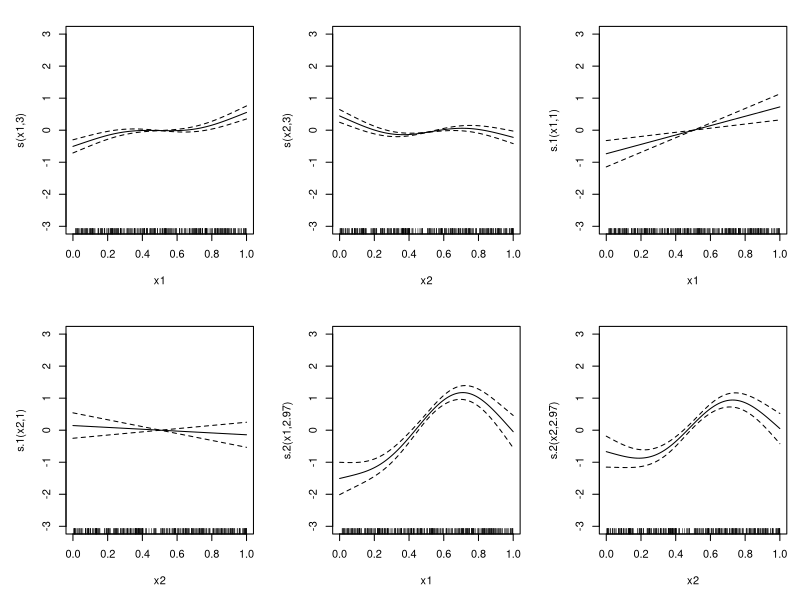
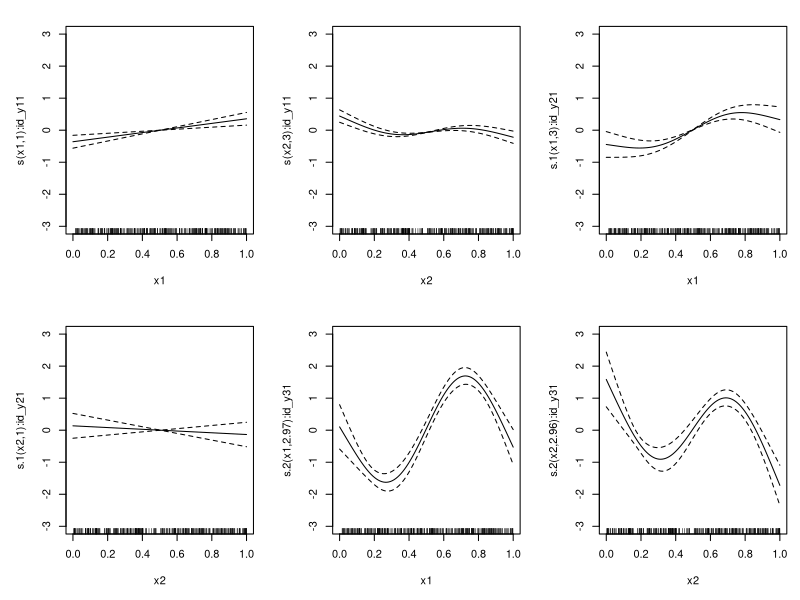

These figures' R source, in order:
#' ---
#' title: "Fitting multivariate outcome GAMs with missing outcome data"
#' author: "Noam Ross"
#' date: "`r Sys.Date()`"
#' output: github_document
#' ---

#' OK, I want to fit a model that has multiple continuous, correlated outcomes
#' as a multivariate normal using `mgcv::mvn`.  However, data from some of the
#' outcomes are missing.  This doc is an exploration of approaches for this.
#'
#'
#' First let's generate some data.  In this case make a data  framewith two input (x)
#' variables and 3 output (y) varibales, with y3 missing 90% of values.  My
#' data simulation function creates some random nonlinear functions with `approxfun()`
#' and a random covariance matrix for the outcome.  These can be retrieved as
#' attributes of the data later.
#'
#' <details>
#' <summary>(Hidden here are some data simulation functions)</summary>

# Generate a dataset with missing values from a multivariate normal distribution
# @param n number of observations
# @param nx number of x variables
# @param ny number of outcome variables
# @param shared_fns number of functions to share across outcome variables, up to nx (not used yet)
# @param x_range range of x values
# @param yrange range of y values
# @param k number of knots for each function
# @param coef_mat matrix of coefficients for each function, typically 1 or zero
# @param miss proportion of missing values for each outcome variable
# @param V covariance matrix for the outcome variables
# @param seed random seed
simulate_mvn_missing <- function(n = 300, nx = 2, ny = 3, x_range = c(0,1), yrange = c(0,1), k = 4,
                                 coef_mat = matrix(1, nx, ny), miss = c(0, 0, 0.2), shared_fns = 1,
                                 V = generate_cov_matrix(ny, scale = 1), seed = 0) {

  # Generate a series of nonlinear functions
  set.seed(seed)
  fns <- replicate(nx*ny, {
    x <- c(x_range[1], runif(k - 2, x_range[1], x_range[2]), x_range[2])
    y <- runif(1) + runif(1)*x + runif(k, yrange[1], yrange[2])
    splinefun(x = x, y = y, method = "fmm")
  })
  dim(fns) <- c(ny, nx)

  # Random X values
  x <- matrix(0, n, nx)
  set.seed(seed)
  for (i in seq_len(nx)) {
    x[,i] <- runif(n, x_range[1], x_range[2])
  }
  colnames(x) <- paste0("x", seq_len(nx))

  # Generate Y values
  y <- matrix(0,n,ny)
  for (i in seq_len(ny)) {
    for (j in seq_len(nx)) {
      y[,i] <- y[,i] + fns[i,j][[1]](x[,j])
    }

  }
  y <- y + mgcv::rmvn(n, mu = rep(0, ny), V = V)
  colnames(y) <- paste0("y", seq_len(ny))

  # Missing data
  y_miss <- y
  set.seed(seed)
  for (i in seq_len(ny)) {
    y_miss[sample(n, floor(n * miss[i])), i] <- NA
  }

  df <- as.data.frame(cbind(x, y_miss))
  attr(df, "true_V") <- V
  attr(df, "true_fns") <- fns
  attr(df, "true_data") <- as.data.frame(cbind(x, y))
  df
}

generate_cov_matrix <- function(dim, scale = 1) {
  U <- matrix(rnorm(dim^2), dim, dim)
  U[lower.tri(U)] <- 0

  # Ensure diagonal elements are positive
  diag(U) <- abs(diag(U)) + 1e-6  # Adding a small constant for numerical stability

  # Construct the covariance matrix
  covMatrix <- U %*% t(U) * scale
  return(covMatrix)
}
#' </details>

data <- simulate_mvn_missing(n = 300, miss = c(0,0,0.9), seed = 10, V = matrix(c(1,2,2,2,1,2,2,2,1), 3))

#' OK, first strategy.  Following the approach in `?mgcv::missing.data`, we
#' create new index variables that indicate whether the outcome is missing as
#' an ordered factor, and use `by=` in smooth terms.  In this case I also
#' center the outcome variables so we don't have to deal with intercepts.
xvars <- c("x1", "x2")
yvars = c("y1", "y2", "y3")
data_missing <- data  # The data we'll fit
data_full <- attr(data, "true_data")


ymeans <- numeric(length(yvars))
idvars <- character(length(yvars))
# Make ordered ID variables (0 = missing), center the outcome variables, and set missing values to zero
for (i in seq_along(yvars)) {
  yvar <- yvars[i]
  idvar <- paste0("id_", yvar)
  idvars[i] <- idvar
  # Center the outcome variables so we don't deal with intercepts, save the means
  ymeans[i] <- mean(data_missing[[yvar]], na.rm = TRUE)
  data_missing[[yvar]] <- data_missing[[yvar]] - ymeans[i]
  data_full[[yvar]] <- data_full[[yvar]] - ymeans[i]
  # Create indicate variables (id_*)as to whether to include an observation, as ordered factors
  # with 0 being missing and 1 being present
  data_missing[[idvar]] <- ordered(ifelse(is.na(data_missing[[yvar]]), 0, 1), levels = c("0", "1"))
  # Set missing values to zero
  data_missing[[yvar]][is.na(data_missing[[yvar]])] <- 0
}

# Create no-intercept formulas where all terms are conditional on the id value of the outcome
frms <- lapply(seq_along(yvars), function(i) {
  paste0(yvars[i], " ~ 0 + ", paste0("s(", xvars, ", by = ", idvars[i], ", k = 4)", collapse = " + ")) |>
    as.formula()
})

frms

# Create formulas for the full model without missing data or index terms
frms_full <- lapply(seq_along(yvars), function(i) {
  paste0(yvars[i], " ~ 0 + ", paste0("s(", xvars, ", k = 4)", collapse = " + ")) |>
    as.formula()
})

# Model with missing outcomes
mod_miss <- mgcv::gam(
  frms,
  family = mgcv::mvn(d = length(yvars)),
  data = data_missing,
  method = "REML"
)

# Full model
mod_full <- mgcv::gam(
  frms_full,
  family = mgcv::mvn(d = length(yvars)),
  data = data_full,
  method = "REML"
)

# Plot each model
plot(mod_full, pages = 1, shade = TRUE, ylim = c(-3, 3), xlim = c(0, 1))
plot(mod_miss, pages = 1, shade = TRUE, ylim = c(-3, 3), xlim = c(0, 1))

#' In `mod_miss`, in this case, the smooths are different than `mod_full` , and due to the correlation
#' it makes sense that they are different for more than just the last two, missing
#' smooths.  However, the scale of uncertainty is the same between the models,
#' Despite having 90% less data for `y3` in the missing model.
#'
#' I assume this is because in the current model the missing values are zero
#' and for the rows with missing data, the zero-intercept model is very good at
#' estimating a zero value!
#'
#' But the terms with `by=` seem to have variances estimated as if the had all
#' the values, rather than the few non-missing values. Is there a way to let the
#' smooth know that it's `n` value is 30 rather than 300?  This seems like it might
#' be able to be done by modifying the penalty matrix somehow.
#'
#' One option for getting around this could be, instead of replacing the missing
#' values with zeros, replacing them with random values with the same variance
#' as the non-missing values.  However, this would change the covariance between
#' the outcomes the model would estimate. (To be fair, I might be doing this already
#' by replacing them with zeros.). I'm interested in the covariance as an outcome,
#' In theory I could also calculate the covariance between the outcomes by
#' doing `cov(..., "pairwise.complete.obs")` on the response residuals.  The
#' model estimates would still be different, though, and I'm not sure _how_ they
#' would be different.
#'
#' The other problem, that I've not yet addressed: What if I have a shared term
#' across variables such as `1 + 2 + 3 ~ 0 + s(x4) + s(x5)` in the model.  The best
#' idea I can come up with is to make several terms, each representing a condition
#' where different combinations of variables are missing, and then sum them up.


